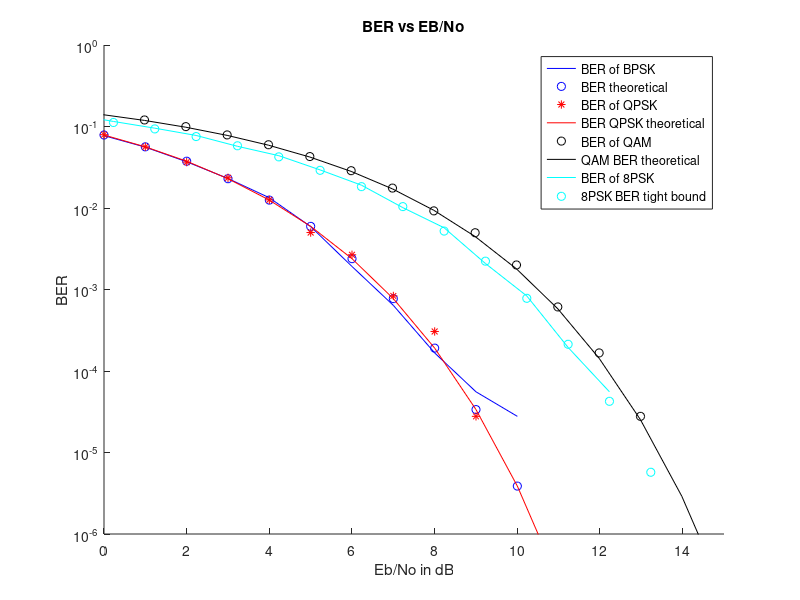

MATLAB code to generate this figure:
clc;clear;close all;
NumberofBits = 36000;
Data=randi([0,1],[NumberofBits, 1]);
No = 10.^[-10:0.1:3];


% For Binary Phase shift key
SI_B=2*Data-1;

% Get average symbol error and bit energy
avg_symbol_energy=2/2;
Eb_B=avg_symbol_energy/1;
B_BER=zeros(length(No), 1);
Noise=sqrt(No/2).*randn(NumberofBits, length(No));
X_Bs=repmat(SI_B, 1, length(No))+Noise;

% BPSK RX
B_RXs=X_Bs>0;
B_BERs=sum(B_RXs~=Data)/NumberofBits;

theoritical_error_B=1/2*erfc(sqrt(Eb_B./No));

hold on
semilogy(10*log10(Eb_B./No),B_BERs, 'b');
semilogy(10*log10(Eb_B./No),theoritical_error_B, 'bo');
hold off
legend('BER of BPSK', 'BER theoretical');
title('BER vs EB/No');
xlabel('Eb/No in dB'); ylabel('BER');
%======================================================================%
% For Quadri-Phase Shift Keying (QPSK)
i=1;
SI=zeros(length(Data)/2, 1);
SQ=zeros(length(Data)/2, 1);
da=zeros(length(Data)/2, 2);
Noise=sqrt(No/2).*randn(NumberofBits/2, length(No))+sqrt(No/2).*randn(NumberofBits/2, length(No))*j;
% Mapper
for d=1:2:length(Data),
    da(i, :)=Data(d:d+1);
    
    if da(i, 1)==0,
        SI(i)=-1;
    else
        SI(i)=1;
    end
    
    if da(i, 2)==0,
        SQ(i)=-1;
    else
        SQ(i)=1;
    end
    
    i=i+1;
end
S_QPSK=SI+SQ*j;
X_QPSK=S_QPSK+Noise;

QPSK_RX=zeros(length(Data), length(No));
QPSK_RX(1:2:length(Data), :)=real(X_QPSK)>0 ;
QPSK_RX(2:2:length(Data), :)=imag(X_QPSK)>0;

QPSK_BER=sum(QPSK_RX~=Data)/NumberofBits

% Get average symbola dand bit energy
avg_symbol_energy=4*(1+1)/4;
Eb_QPSK=avg_symbol_energy/2
theoritical_error_QPSK=1/2*erfc(sqrt(Eb_QPSK./No));
hold on
semilogy(10*log10(Eb_QPSK./No),QPSK_BER, 'r*');
semilogy(10*log10(Eb_QPSK./No),theoritical_error_QPSK, 'r');
hold off
%legend('BER of QPSK', 'BER QPSK theoretical');
title('BER vs EB/No');
xlabel('Eb/No in dB'); ylabel('BER');

% For Quadrature Amplitude Modulation (QAM)
i=1;
SI_QAM=zeros(length(Data)/4, 1);
SQ_QAM=zeros(length(Data)/4, 1);
da=zeros(length(Data)/4, 4);
Noise=sqrt(No/2).*randn(NumberofBits/4, 1)+sqrt(No/2).*randn(NumberofBits/4, 1)*j;
for d=1:4:length(Data),
    da(i, :)=Data(d:d+3);
    
    if da(i, 1)==0 && da(i, 2)==0,
        SI_QAM(i)=-3;    
    elseif da(i, 1)==0 && da(i, 2)==1,
        SI_QAM(i)=-1;
    elseif da(i, 1)==1 && da(i, 2)==1,
        SI_QAM(i)=1;
    elseif da(i, 1)==1 && da(i, 2)==0,
        SI_QAM(i)=3;
    end
    
    if da(i, 3)==0 && da(i, 4)==0,
        SQ_QAM(i)=-3;
    elseif da(i, 3)==0 && da(i, 4)==1,
        SQ_QAM(i)=-1;
    elseif da(i, 3)==1 && da(i, 4)==1,
        SQ_QAM(i)=1;
    elseif da(i, 3)==1 && da(i, 4)==0,
        SQ_QAM(i)=3;
    end
    
    
    
    i=i+1;
end
S_QAM=SI_QAM+SQ_QAM*j;
X_QAM=S_QAM+Noise;

avg_symbol_energy=(4*(3^2+3^2)+4*(1+1)+8*(3^2+1))/16;
Eb_QAM=avg_symbol_energy/4;
theoritical_error_QAM=3/8*erfc(sqrt(Eb_QAM./(2.5*No)));

QAM_RX=zeros(length(Data), length(No));
QAM_RX(1:4:length(Data), :)=real(X_QAM)>0;
QAM_RX(2:4:length(Data), :)=abs(real(X_QAM))<2;

QAM_RX(3:4:length(Data), :)=imag(X_QAM)>0;
QAM_RX(4:4:length(Data), :)=abs(imag(X_QAM))<2;



% Get bit error rate
QAM_BER=sum(QAM_RX~=Data)/NumberofBits;

% Plot the Bit error rate vs Eb/No in dB
hold on
semilogy(10*log10(Eb_QAM./No),QAM_BER, 'ko');
semilogy(10*log10(Eb_QAM./No),theoritical_error_QAM, 'k');
hold off
legend('BER of BPSK', 'BER theoretical', 'BER of QPSK', 'BER QPSK theoretical', 'BER of QAM', 'QAM BER theoretical');
title('BER vs EB/No');
xlabel('Eb/No in dB'); ylabel('BER');




% For 8 Phase shift key (8PSK)
i=1;
SI_PSK=zeros(length(Data)/3, 1);
da=zeros(length(Data)/3, 3);
Noise=sqrt(No/2).*randn(NumberofBits/3, length(No))+sqrt(No/2).*randn(NumberofBits/3, length(No))*j;
for d=1:3:length(Data),
    da(i, :)=Data(d:d+2);
    
    if da(i, 1)==0 && da(i, 2)==0 && da(i, 3)==0,
        SI_PSK(i)=1;    
    elseif da(i, 1)==0 && da(i, 2)==0 && da(i, 3)==1,
        SI_PSK(i)=1/sqrt(2)+1/sqrt(2)*j;
    elseif da(i, 1)==0 && da(i, 2)==1 && da(i, 3)==1,
        SI_PSK(i)=j;
    elseif da(i, 1)==0 && da(i, 2)==1 && da(i, 3)==0,
        SI_PSK(i)=-1/sqrt(2)+1/sqrt(2)*j;
    elseif da(i, 1)==1 && da(i, 2)==1 && da(i, 3)==0,
        SI_PSK(i)=-1;
    elseif da(i, 1)==1 && da(i, 2)==1 && da(i, 3)==1,
        SI_PSK(i)=-1/sqrt(2)-1/sqrt(2)*j;
    elseif da(i, 1)==1 && da(i, 2)==0 && da(i, 3)==1,
        SI_PSK(i)=-j; 
    elseif da(i, 1)==1 && da(i, 2)==0 && da(i, 3)==0,
        SI_PSK(i)=1/sqrt(2)-1/sqrt(2)*j;
    end
    
    i=i+1;
end
X_PSK=SI_PSK+Noise;

avg_symbol_energy=8/8;
Eb_PSK=avg_symbol_energy/3

theoritical_error_PSK=7/2*erfc(sqrt(3*Eb_PSK./No)*sin(pi/8))/3;
theoritical_error_tight_bound=2/2*erfc(sqrt(3*Eb_PSK./No)*sin(pi/8))/3;


%===================8PSK====================

PSK_RX=zeros(length(Data), length(No));

%PSK_RX=repmat(Data, 1, length(No));
PSK_RX(1:3:length(Data), :)=~((angle(X_PSK)>=-pi/8) .* (angle(X_PSK)<=7*pi/8));%imag(X_PSK)<0;


PSK_RX(2:3:length(Data), :)=((angle(X_PSK)>3*pi/8)+(angle(X_PSK)<-5*pi/8));


PSK_RX(3:3:length(Data), :)=(((angle(X_PSK)>pi/8).*(angle(X_PSK)<5*pi/8)) + ...
                              ((angle(X_PSK)<-3*pi/8).*(angle(X_PSK)>-7*pi/8)));
PSK_BER=sum(PSK_RX~=Data)/NumberofBits;

 
hold on
semilogy(10*log10(Eb_PSK./No),PSK_BER, 'c');
%semilogy(10*log10(Eb_PSK./No),theoritical_error_PSK);
semilogy(10*log10(Eb_PSK./No),theoritical_error_tight_bound, 'co');
hold off
%legend('BER of 8PSK','8PSK BER tight bound');
legend('BER of BPSK', 'BER theoretical', 'BER of QPSK', ...
      'BER QPSK theoretical', 'BER of QAM', 'QAM BER theoretical',...
      'BER of 8PSK', '8PSK BER tight bound');

title('BER vs EB/No');
xlabel('Eb/No in dB'); ylabel('BER');
yticks(10.^[-6:1:0])
xticks([0:2:24])
ylim([10^-6 10^0])
xlim([0 15])
set(gca, 'YScale', 'log')
